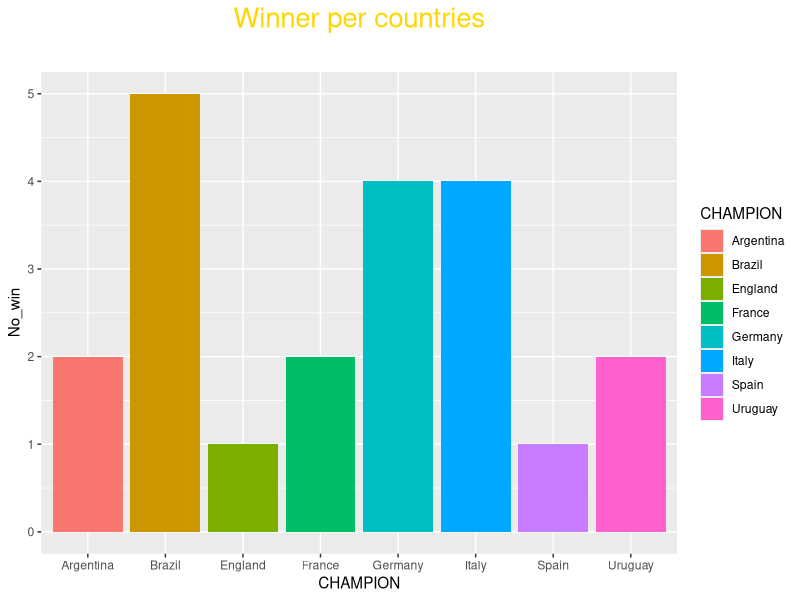
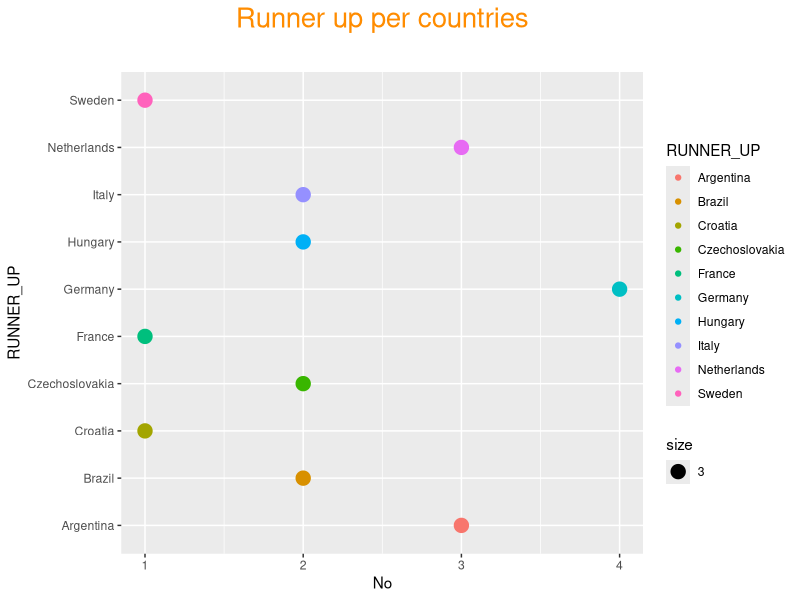
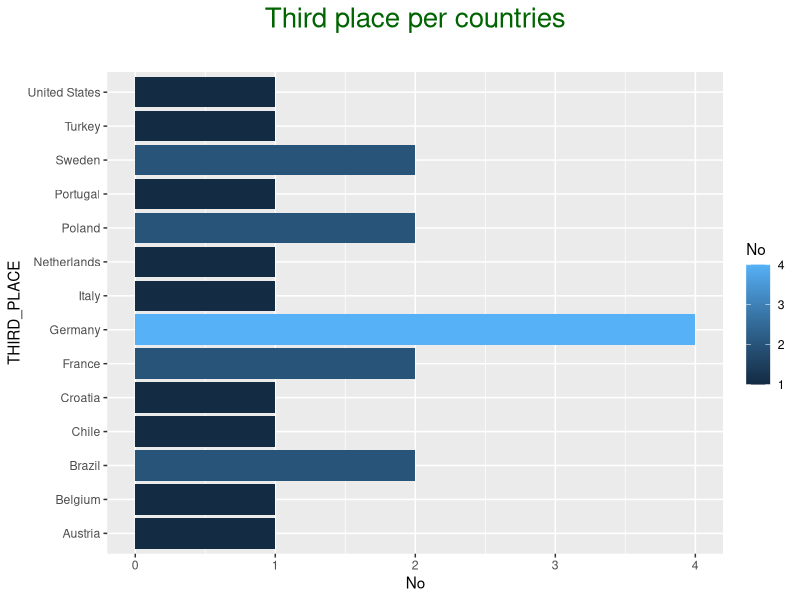
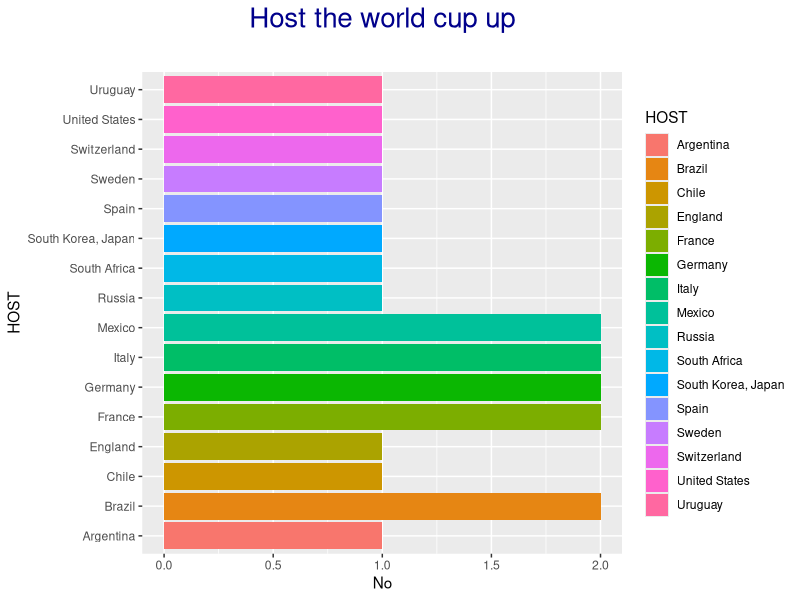

Source code (R) for these figures, in order:
install.packages("tidyverse")
install.packages("dplyr")
install.packages("ggplot2")

library(tidyverse)
library(dplyr)
library(ggplot2)

World_cup <- read_csv("./World_cup.csv")

summary(World_cup)

Winner <- World_cup %>% group_by(CHAMPION) %>% summarise(No_win = n())

Second_place <- World_cup %>% group_by(`RUNNER_UP`) %>% summarise(No = n ())

Third <- World_cup %>% group_by(`THIRD_PLACE`) %>% summarise(No = n ())

H_N_W <- World_cup %>% select(YEAR, HOST, CHAMPION) %>%
  filter(HOST == CHAMPION)
  
Country <- World_cup %>% group_by(HOST) %>% summarise(No = n ())

ggplot(data = Winner, aes(x = CHAMPION, y = No_win, fill = CHAMPION)) + 
  geom_bar(stat = "identity") +
  ggtitle(expression("Winner per countries"), "") + 
  theme(plot.title = element_text(size = 20, color = "gold", hjust = .50))  
  
ggplot(data = Second_place, aes(y = RUNNER_UP, x = No, color = RUNNER_UP, size = 3)) + 
  geom_point(stat = "identity") + 
  ggtitle(expression("Runner up per countries"), "") + 
  theme(plot.title = element_text(size = 20, color = "darkorange", hjust = .50))

ggplot(data = Third, aes(y = THIRD_PLACE, x = No, fill = No )) + 
  geom_col() +
  ggtitle(expression("Third place per countries"), "") + 
  theme(plot.title = element_text(size = 20, color = "darkgreen", hjust = .50))

ggplot(data = Country, aes(y = HOST, x = No, fill = HOST)) + 
  geom_bar(stat = "identity") + 
  ggtitle(expression("Host the world cup up"), "") + 
  theme(plot.title = element_text(size = 20, color = "darkblue", hjust = .50))






  